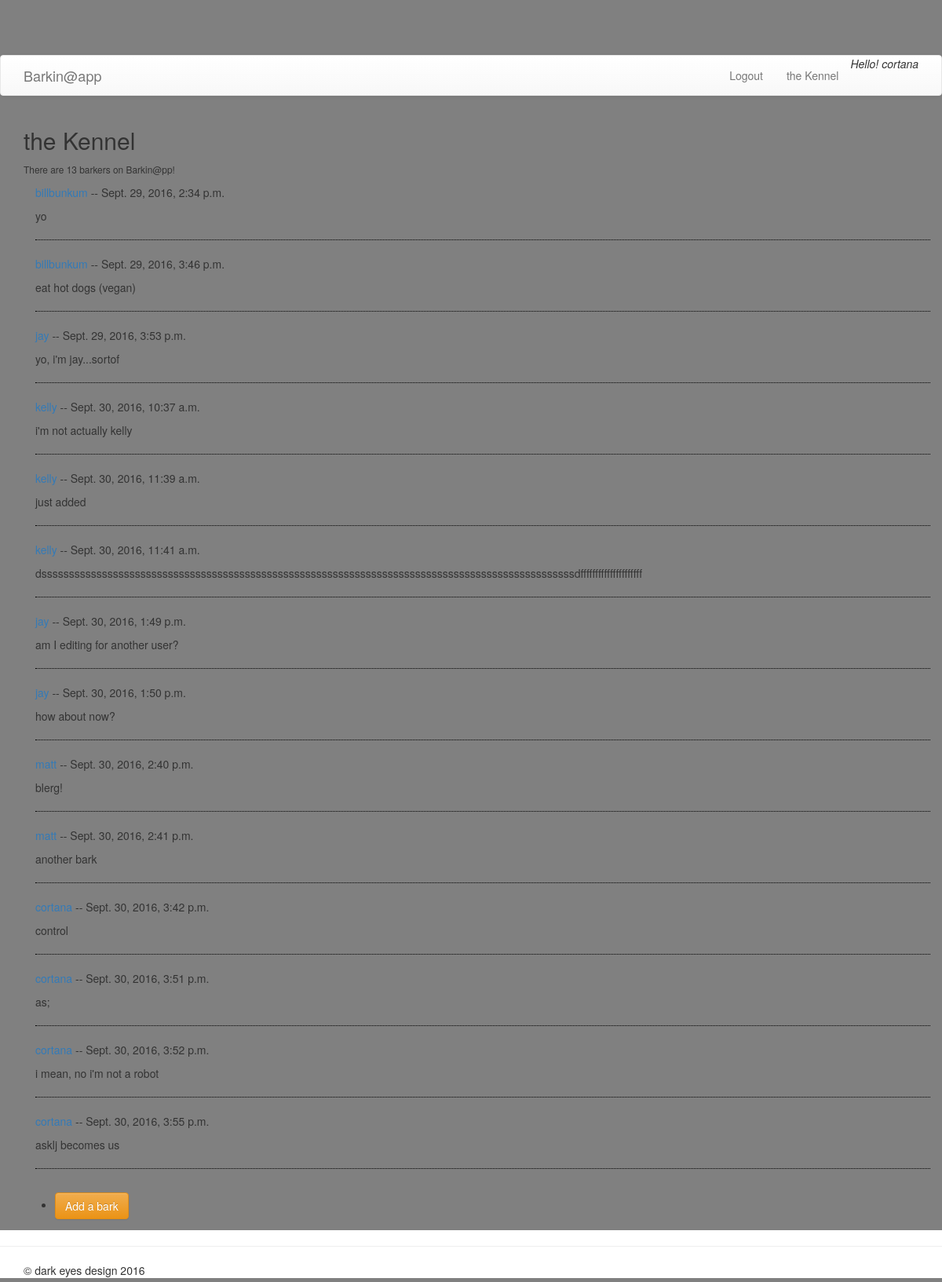
Page /barks/users/ (signed in) on the committed database.
### barks/models.py (models this page shows, shortened)
class Bark(models.Model):
    user = models.ForeignKey(User, null=True, blank=True)
    content = models.CharField(max_length=120)
    post_date = models.DateTimeField(auto_now_add=True)

### barks/views.py (the view)
def global_barks_list(request): #shows all user's barks
    ubs = Bark.objects.all()
    user_count = User.objects.count()
    context = {
        "ubs": ubs,
        "user_count": user_count,
    }
    return render(request, "barks/global_barks_list.html", context)

### barks/templates/barks/global_barks_list.html
{% extends "core/base.html" %}
{% block content %}
<h2>the Kennel</h2>
<small>There are {{user_count}} barkers on Barkin@pp!</small>
<p>
    <div class="container">
        {% for bark in ubs %}
            <p>
            <a href="{% url 'barks:barks_list' bark.user_id %}">
                {{bark.user.username}}</a>
                -- {{bark.post_date}}
            </p>
            <p>
                {{bark.content}}
            </p>
            <hr style="border-top: 1px dotted black;">
        {% endfor %}
    </div>
</p>
<p>
<ul>
    <li><a class="btn btn-warning"
    href="{% url 'barks:add_bark' %}"
    >
    Add a bark
    </a></li>
</ul>
</p>
{% endblock content %}

### core/templates/core/base.html (shortened to what this page needs)
{% load static %}
<!DOCTYPE html>
<html>
<head>
    <link rel="stylesheet" href="https://maxcdn.bootstrapcdn.com/bootstrap/3.3.7/css/bootstrap.min.css">
    <link rel="stylesheet" href="https://maxcdn.bootstrapcdn.com/bootstrap/3.3.7/css/bootstrap-theme.min.css">
    <link rel="stylesheet" type="text/css" href="{% static 'core/styles.css' %}" />
</head>
<body>
    <header>
        <nav class="navbar navbar-default">
            <div class="container">
                <div class="navbar-header">
                    <a class="navbar-brand" href="{% url 'core:splash' %}">Barkin@app</a>
                </div>
                <div class="collapse navbar-collapse" id="howdy">
                    <ul class="nav navbar-nav navbar-right">
                    {% if request.user.is_authenticated %}
                        <li><a href="{% url 'accounts:logout' %}">Logout
                            </a></li>
                    {% else %}
                        <li><a href="{% url 'accounts:login' %}">Login
                            </a></li>
                        <li><a href="{% url 'accounts:register' %}">Sign up
                            </a></li>
                    {% endif %}
                            <li role="presentation"><a href="{% url 'barks:global_barks_list' %}">the Kennel
                                </a></li>
                        {% if request.user.is_authenticated %}
                            <li role="presentation"><em>Hello! {{user}}</em>
                                </li>
                        {% else %}
                            <li role="presentation"><em>Hello! Guest</em>
                                </li>
                        {% endif %}
                    </ul>
                </div>
            </div>
        </nav>
    </header>
<div class="container">
    {% block content %}
    {% endblock content %}
</div>
<footer class="page-footer">
    <hr>
    <div class="container">
        &copy; dark eyes design 2016
    </div>
</footer>
</body>
</html>

### core/static/styles.css (style rules this page uses)
body { padding-top: 70px; padding-bottom: 70px; background-color: grey; background-repeat: no-repeat; }
.page-footer { position: fixed; bottom: 5px; background-color: #fff; width: 100%; }

### rows in the picture
Bark: user.username "billbunkum", post_date "Sept. 29, 2016, 2:34 p.m.", content "yo"
Bark: user.username "billbunkum", post_date "Sept. 29, 2016, 3:46 p.m.", content "eat hot dogs (vegan)"
Bark: user.username "jay", post_date "Sept. 29, 2016, 3:53 p.m.", content "yo, i'm jay...sortof"
Bark: user.username "kelly", post_date "Sept. 30, 2016, 10:37 a.m.", content "i'm not actually kelly"
Bark: user.username "kelly", post_date "Sept. 30, 2016, 11:39 a.m.", content "just added"
Bark: user.username "kelly", post_date "Sept. 30, 2016, 11:41 a.m.", content "dsssssssssssssssssssssssssssssssssssssssssssssssssssssssssssssssssssssssssssssssssssssssssssssssssdfffffffffffffffffffff"
Bark: user.username "jay", post_date "Sept. 30, 2016, 1:49 p.m.", content "am I editing for another user?"
Bark: user.username "jay", post_date "Sept. 30, 2016, 1:50 p.m.", content "how about now?"
Bark: user.username "matt", post_date "Sept. 30, 2016, 2:40 p.m.", content "blerg!"
Bark: user.username "matt", post_date "Sept. 30, 2016, 2:41 p.m.", content "another bark"
Bark: user.username "cortana", post_date "Sept. 30, 2016, 3:42 p.m.", content "control"
Bark: user.username "cortana", post_date "Sept. 30, 2016, 3:51 p.m.", content "as;"
Bark: user.username "cortana", post_date "Sept. 30, 2016, 3:52 p.m.", content "i mean, no i'm not a robot"
Bark: user.username "cortana", post_date "Sept. 30, 2016, 3:55 p.m.", content "asklj becomes us"

### other values in the picture
{{ user }} "cortana"
{{ user_count }} "13"
